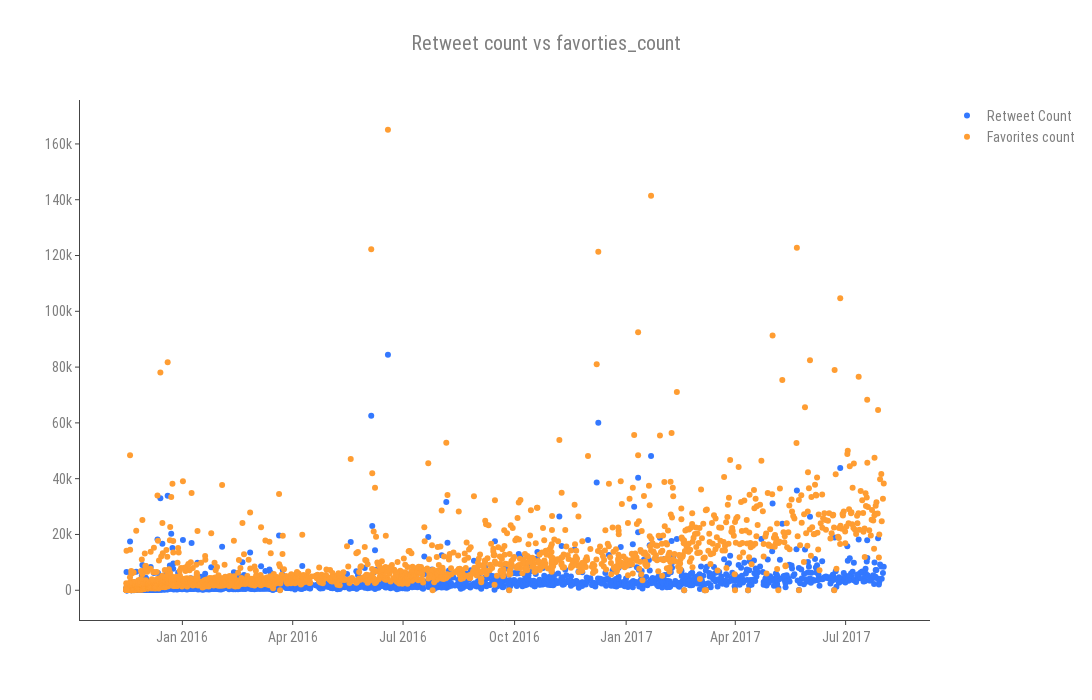

Source (notebook cell):
### Code cell
fig = go.Figure(data = data, layout=layout)
offline.iplot(fig)

### Figure 1 — Plotly figure (JSON) as saved in the notebook; plotly's stock layout.template omitted (floating-point values rounded to 4 significant figures; data arrays with more than 128 entries replaced by an {"elided": "..."} marker saying what was removed)
{"data": [{"marker": {"color": "rgb(51, 120, 255)"}, "mode": "markers", "name": "Retweet Count", "type": "scatter", "uid": "f5fdf368-d2f0-11e8-9bea-4ccc6ad2cf77", "x": {"elided": "2005 str values"}, "y": {"elided": "2005 int values"}}, {"marker": {"color": "rgb(255, 157, 50)"}, "mode": "markers", "name": "Favorites count", "type": "scatter", "uid": "f5fdf369-d2f0-11e8-8b54-4ccc6ad2cf77", "x": {"elided": "2005 str values"}, "y": {"elided": "2005 int values"}}], "layout": {"font": {"color": "#7f7f7f", "family": "Roboto Condensed", "size": 14}, "height": 700, "title": "Retweet count vs favorties_count", "width": 1200, "xaxis": {"autorange": true, "gridcolor": "#fff", "range": ["2015-10-08 22:52:15.3872", "2017-09-08 05:03:48.6128"], "showline": true, "ticklen": 4, "type": "date", "zeroline": false}, "yaxis": {"autorange": true, "gridcolor": "#fff", "range": [-10670.0, 175800.0], "showline": true, "ticklen": 4, "type": "linear", "zeroline": false}}}
